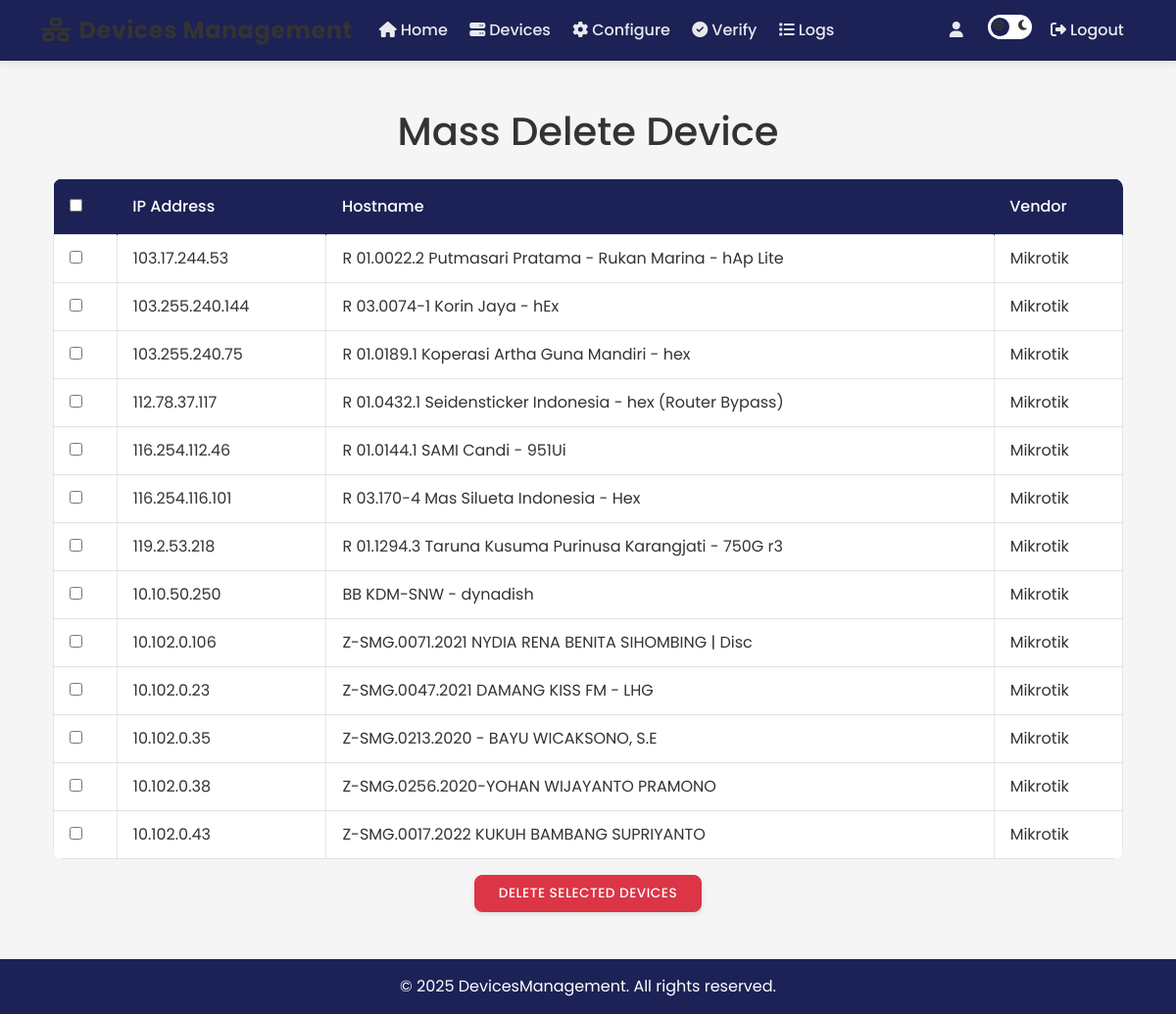
The app's page /hapus_perangkat/ with its own data.
### NA_Apps/models.py (models this page shows, shortened)
class Device(models.Model):
    ip_address = models.GenericIPAddressField(unique=True)
    hostname   = models.CharField(max_length=100, blank=True)
    username   = models.CharField(max_length=50)
    password   = models.CharField(max_length=255)
    api_port   = models.PositiveIntegerField(null=True, blank=True)
    ssh_port   = models.PositiveIntegerField(default=22)
    vendor     = models.CharField(max_length=30, default="mikrotik")

### NA_Apps/views.py (the view)
# urls.py: path('hapus_perangkat/', views.hapus_perangkat, name='hapus_perangkat'),
def hapus_perangkat(request):
    if request.method == "POST":
        Device.objects.filter(id__in=request.POST.getlist("devices")).delete()
        return redirect("home")
    return render(request, "hapus_perangkat.html",
                  {"devices": Device.objects.all()})

### templates/hapus_perangkat.html (shortened to what this page needs)
{% extends "base.html" %}
{% block content %}
<div class="container mt-5">
    <h1 class="text-center">Mass Delete Device</h1>
    <form method="POST" class="needs-validation mt-4" novalidate>
        <div class="table-responsive">
            <table class="table table-bordered table-hover">
                <thead class="thead-dark">
                    <tr>
                        <th scope="col"><input type="checkbox" id="select-all"></th>
                        <th scope="col">IP Address</th>
                        <th scope="col">Hostname</th>
                        <th scope="col">Vendor</th>
                    </tr>
                </thead>
                <tbody>
                    {% for device in devices %}
                    <tr>
                        <td><input type="checkbox" name="devices" value="{{ device.id }}"></td>
                        <td>{{ device.ip_address }}</td>
                        <td>{{ device.hostname }}</td>
                        <td>{{ device.vendor }}</td>
                    </tr>
                    {% endfor %}
                </tbody>
            </table>
        </div>
        <div class="row mt-3">
            <div class="col text-center">
                <button type="submit" class="btn btn-danger">Delete Selected Devices</button>
            </div>
        </div>
    </form>
</div>
{% endblock content %}

### templates/base.html (shortened to what this page needs)
{% load static %}
<!DOCTYPE html>
<html lang="en" data-bs-theme="light">
<head>
    <link href="https://cdn.jsdelivr.net/npm/bootstrap@5.3.0/dist/css/bootstrap.min.css" rel="stylesheet">
    <link href="https://cdnjs.cloudflare.com/ajax/libs/font-awesome/6.4.0/css/all.min.css" rel="stylesheet">
</head>
<body>
    <nav class="navbar navbar-expand-lg mb-4">
        <div class="container">
            <a class="navbar-brand" href="{% url 'home' %}">
                <i class="fas fa-network-wired me-2"></i><span style="color: var(--primary-text);">Devices Management</span>
            </a>
            <div class="collapse navbar-collapse" id="navbarNav">
                <ul class="navbar-nav me-auto">
                    <li class="nav-item">
                        <a class="nav-link {% if request.path == '/' %}active{% endif %}" href="{% url 'home' %}">
                            <i class="fas fa-home me-1"></i>Home
                        </a>
                    </li>
                    <li class="nav-item">
                        <a class="nav-link {% if '/devices/' in request.path %}active{% endif %}" href="{% url 'devices' %}">
                            <i class="fas fa-server me-1"></i>Devices
                        </a>
                    </li>
                    <li class="nav-item">
                        <a class="nav-link {% if '/configure/' in request.path %}active{% endif %}" href="{% url 'configure' %}">
                            <i class="fas fa-cog me-1"></i>Configure
                        </a>
                    </li>
                    <li class="nav-item">
                        <a class="nav-link {% if '/verify/' in request.path %}active{% endif %}" href="{% url 'verify_config' %}">
                            <i class="fas fa-check-circle me-1"></i>Verify
                        </a>
                    </li>
                    <li class="nav-item">
                        <a class="nav-link {% if '/log/' in request.path %}active{% endif %}" href="{% url 'log' %}">
                            <i class="fas fa-list me-1"></i>Logs
                        </a>
                    </li>
                </ul>
                <ul class="navbar-nav align-items-center">
                    <li class="nav-item">
                        <span class="nav-link">
                            <i class="fas fa-user me-1"></i>{{ user.username }}
                        </span>
                    </li>
                    <li class="nav-item">
                        <div class="theme-toggle" id="themeToggle">
                            <i class="fas fa-sun"></i>
                            <i class="fas fa-moon"></i>
                        </div>
                    </li>
                    <li class="nav-item ms-2">
                        <a class="nav-link" href="{% url 'logout' %}">
                            <i class="fas fa-sign-out-alt me-1"></i>Logout
                        </a>
                    </li>
                </ul>
            </div>
        </div>
    </nav>
    <div class="container mb-5">
        {% block content %}
        {% endblock %}
    </div>
    <footer class="mt-5 py-3">
        <div class="container text-center">
            <span>© {% now "Y" %} DevicesManagement. All rights reserved.</span>
        </div>
    </footer>
</body>
</html>

### templates/base.html (style rules this page uses)
:root { --dark-blue: #1C2255; --light-blue: #71CFEB; --medium-blue: #3763AF; --orange: #F37021; --light-orange: #FD9612; --success-color: #4CAF50; --danger-color: #F44336; --warning-color: #FF9800; --primary-color: var(--dark-blue); --secondary-color: var(--medium-blue); --accent-color: var(--orange); --bg-color: #F5F5F5; --text-color: #333333; --card-bg: #ffffff; --card-text: #333333; --icon-color: var(--white); --border-color: rgba(0,0,0,0.1); --nav-text: rgba(255,255,255,0.9); --table-header-bg: var(--dark-blue); --table-header-text: #ffffff; --table-bg: #ffffff; --table-text: #333333; --table-hover: rgba(113, 207, 235, 0.1); --footer-bg: var(--dark-blue); --footer-text: #ffffff; --dashboard-blue-card: var(--medium-blue); --dashboard-orange-card: var(--orange); --dashboard-turquoise-card: var(--light-blue); --command-bg: var(--orange); --output-bg: var(--dark-blue); }
body { font-family: 'Poppins', sans-serif; background-color: var(--bg-color); color: var(--text-color); transition: background-color 0.3s ease, color 0.3s ease; }
.navbar { background-color: var(--primary-color); box-shadow: 0 2px 10px rgba(0,0,0,0.1); }
.navbar-brand { color: var(--light-beige) !important; font-weight: 700; font-size: 1.5rem; letter-spacing: 0.5px; }
.nav-link { color: var(--nav-text) !important; font-weight: 500; transition: all 0.3s ease; padding: 0.5rem 1rem; border-radius: 5px; margin: 0 0.2rem; }
.btn { border-radius: 8px; font-weight: 500; padding: 0.5rem 1.5rem; transition: all 0.3s ease; text-transform: uppercase; font-size: 0.85rem; letter-spacing: 0.5px; box-shadow: 0 2px 5px rgba(0,0,0,0.1); }
.table { background-color: var(--table-bg); border-radius: 10px; overflow: hidden; margin-bottom: 0; }
.table thead th { background-color: var(--table-header-bg); color: var(--table-header-text); font-weight: 500; border: none; padding: 1rem; }
.table td { padding: 0.75rem 1rem; vertical-align: middle; border-color: var(--border-color); color: var(--table-text); }
footer { background-color: var(--footer-bg); color: var(--footer-text); padding: 1.5rem 0; margin-top: 3rem; }
.fa, .fas, .far, .fab { color: var(--icon-color); transition: color 0.3s ease; }
.theme-toggle { cursor: pointer; width: 45px; height: 25px; border-radius: 25px; background-color: var(--card-bg); position: relative; transition: all 0.3s ease; margin-left: 10px; display: inline-block; }
.theme-toggle::after { content: ''; position: absolute; width: 19px; height: 19px; border-radius: 50%; background-color: var(--primary-color); top: 3px; left: 3px; transition: all 0.3s ease; }
.theme-toggle .fa-sun, .theme-toggle .fa-moon { position: absolute; top: 5px; font-size: 12px; z-index: 1; color: var(--cream-color); }
.theme-toggle .fa-sun { left: 5px; }
.theme-toggle .fa-moon { right: 5px; }

### records on screen
Device: ip_address "103.17.244.53", hostname "R 01.0022.2 Putmasari Pratama - Rukan Marina - hAp Lite", vendor "Mikrotik"
Device: ip_address "103.255.240.144", hostname "R 03.0074-1 Korin Jaya - hEx", vendor "Mikrotik"
Device: ip_address "103.255.240.75", hostname "R 01.0189.1 Koperasi Artha Guna Mandiri - hex", vendor "Mikrotik"
Device: ip_address "112.78.37.117", hostname "R 01.0432.1 Seidensticker Indonesia - hex (Router Bypass)", vendor "Mikrotik"
Device: ip_address "116.254.112.46", hostname "R 01.0144.1 SAMI Candi - 951Ui", vendor "Mikrotik"
Device: ip_address "116.254.116.101", hostname "R 03.170-4 Mas Silueta Indonesia - Hex", vendor "Mikrotik"
Device: ip_address "119.2.53.218", hostname "R 01.1294.3 Taruna Kusuma Purinusa Karangjati - 750G r3", vendor "Mikrotik"
Device: ip_address "10.10.50.250", hostname "BB KDM-SNW - dynadish", vendor "Mikrotik"
Device: ip_address "10.102.0.106", hostname "Z-SMG.0071.2021 NYDIA RENA BENITA SIHOMBING | Disc", vendor "Mikrotik"
Device: ip_address "10.102.0.23", hostname "Z-SMG.0047.2021 DAMANG KISS FM - LHG", vendor "Mikrotik"
Device: ip_address "10.102.0.35", hostname "Z-SMG.0213.2020 - BAYU WICAKSONO, S.E", vendor "Mikrotik"
Device: ip_address "10.102.0.38", hostname "Z-SMG.0256.2020-YOHAN WIJAYANTO PRAMONO", vendor "Mikrotik"
Device: ip_address "10.102.0.43", hostname "Z-SMG.0017.2022 KUKUH BAMBANG SUPRIYANTO", vendor "Mikrotik"
